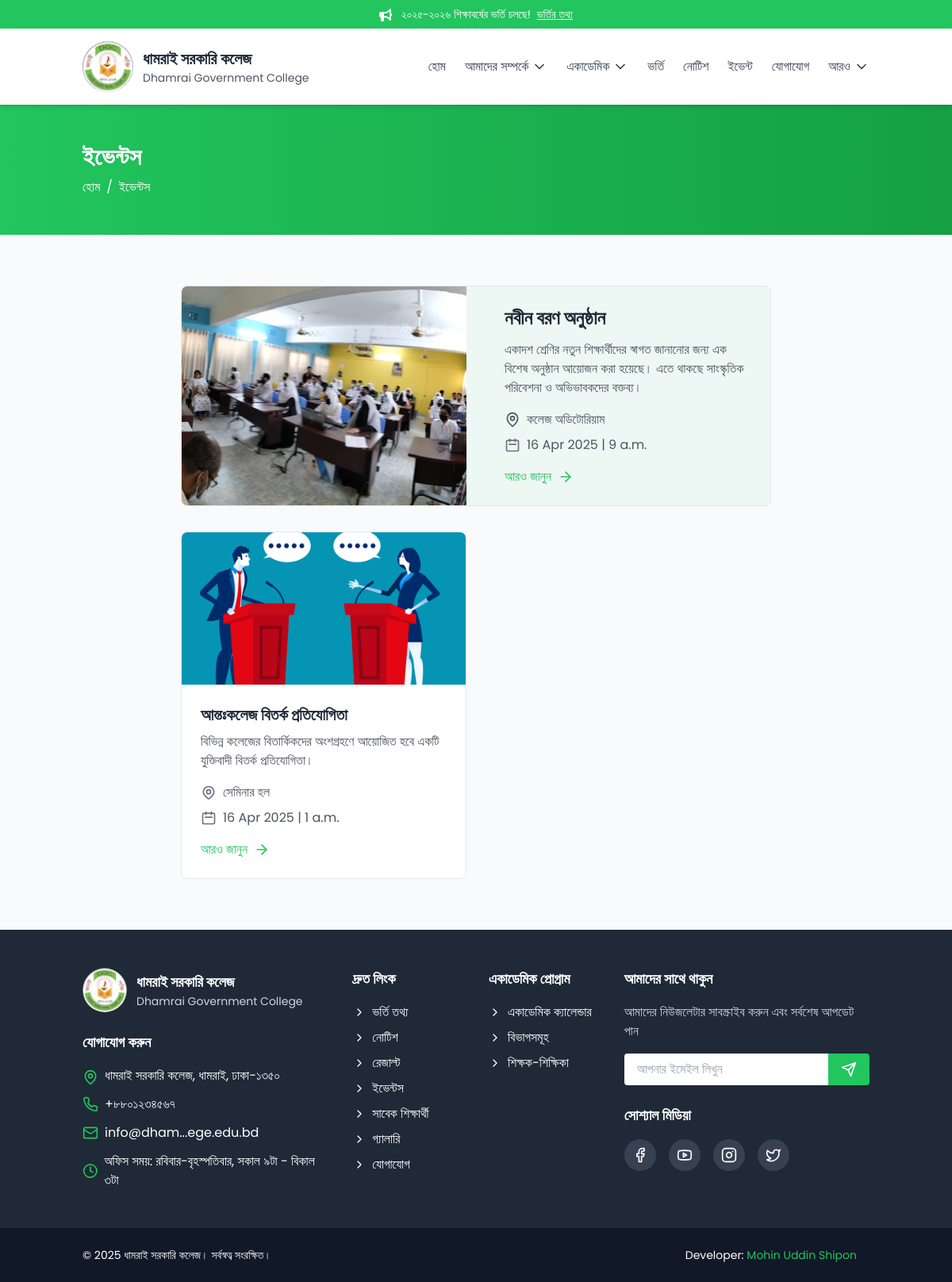
Page /events/ on the earlier database version.
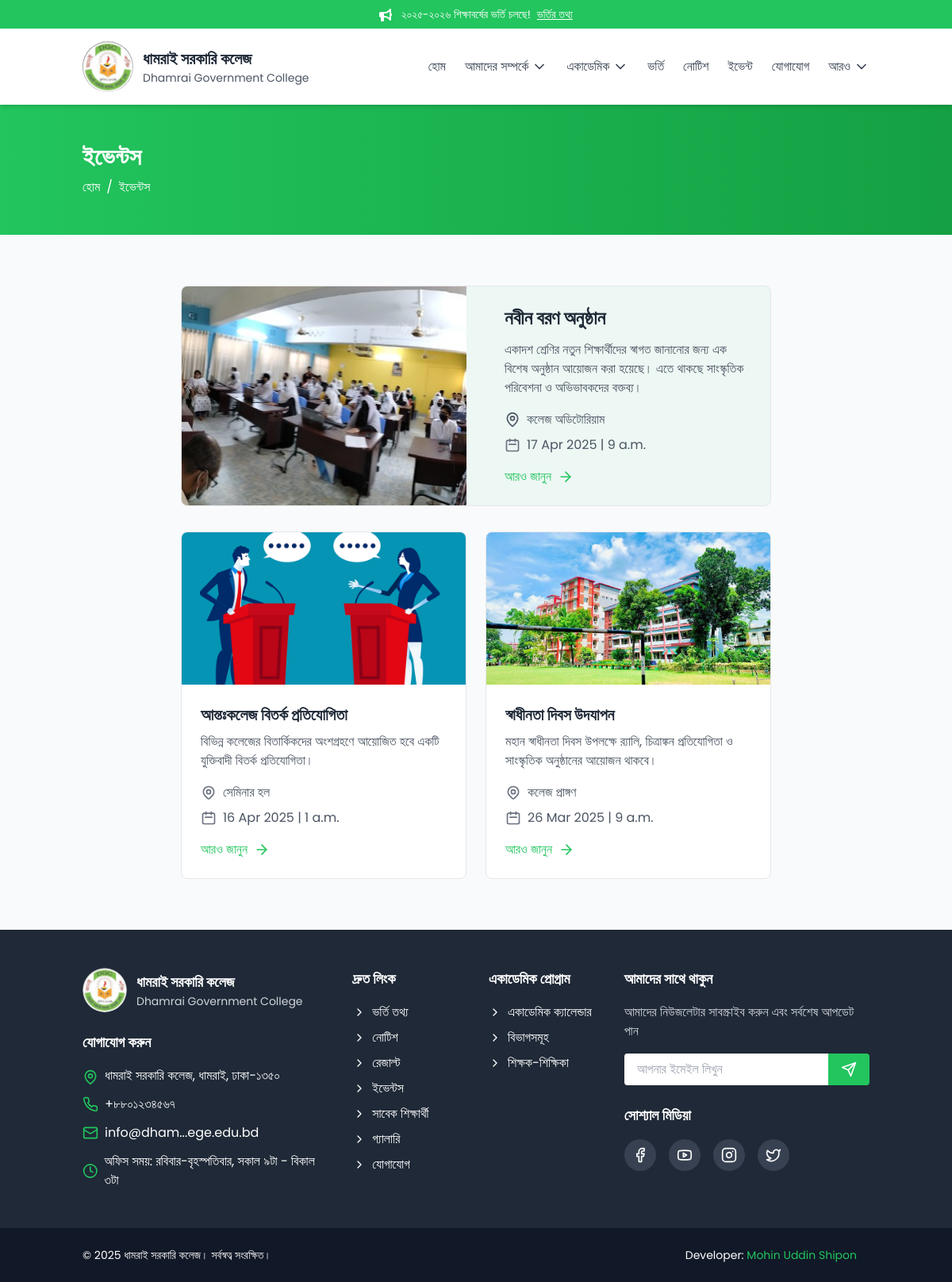
Same page on the later database version.
### core/models.py (models this page shows, shortened)
class Event(models.Model):
    title = models.CharField(max_length=200)
    description = models.TextField()
    date = models.DateField()
    time = models.TimeField(null=True, blank=True)
    location = models.CharField(max_length=100)
    image = models.ImageField(upload_to='events/', null=True, blank=True)
    is_featured = models.BooleanField(default=False)
    slug = models.SlugField(unique=True, blank=True)
    class Meta:
        ordering = ['-date']

### core/views.py (the view)
# urls.py: path('events/', views.EventListView.as_view(), name='events'),
class EventListView(ListView):
    model = Event
    template_name = 'events.html'
    context_object_name = 'events'
    paginate_by = 10
    def get_context_data(self, **kwargs):
        context = super().get_context_data(**kwargs)
        context['featured_event'] = Event.objects.filter(is_featured=True).order_by('-time').first()
        context['events'] = Event.objects.all().exclude(id=context['featured_event'].id)
        return context

### templates/events.html (shortened to what the changed rows need)
{% extends "base.html" %}
{% block content %}
<div class="bg-gradient-to-r from-primary to-primary-dark text-white py-12">
    <div class="container mx-auto px-4">
        <h1 class="text-3xl font-bold mb-2">ইভেন্টস</h1>
    </div>
</div>
<section class="py-16 bg-gray-50">
    <div class="container mx-auto px-4">
        <div class="flex flex-col lg:flex-row gap-8">
            <div class="lg:w-3/4 mx-auto">
                {% if featured_event %}
                <div class="bg-primary/5 border border-gray-200 rounded-lg mb-8 overflow-hidden hover:border-primary transition-all duration-300">
                    <div class="grid md:grid-cols-2 gap-6">
                        <div class="overflow-hidden">
                            <img class="h-full object-cover" src="{{ featured_event.image.url }}" alt="{{ featured_event.title }}">
                        </div>
                        <div class="p-6 flex flex-col justify-between">
                            <div>
                                <h3 class="text-2xl font-bold text-gray-800 mb-3">{{ featured_event.title }}</h3>
                                <p class="text-gray-600 mb-4">{{ featured_event.description|truncatewords:40 }}</p>
                                <div class="space-y-2 text-gray-600 mb-4">
                                    <div class="flex items-center">
                                        <span>{{ featured_event.location }}</span>
                                    </div>
                                    <div class="flex items-center">
                                        <svg class="text-gray-500 mr-2" fill="none" stroke="currentColor" width="20" height="20" viewBox="0 0 24 24" xmlns="http://www.w3.org/2000/svg">
                                            <path stroke-linecap="round" stroke-linejoin="round" stroke-width="2" d="M8 7V3m8 4V3m-9 8h10M5 21h14a2 2 0 002-2V7a2 2 0 00-2-2H5a2 2 0 00-2 2v12a2 2 0 002 2z"></path>
                                        </svg>
                                        <span>{{ featured_event.date|date:"d M Y" }} | {{ featured_event.time }}</span>
                                    </div>
                                </div>
                            </div>
                            <a href="{% url 'core:event_detail' featured_event.slug %}" class="text-primary flex items-center group hover:text-primary-dark transition-colors duration-200">
                                আরও জানুন
                            </a>
                        </div>
                    </div>
                </div>
                {% endif %}
                <div class="grid grid-cols-1 md:grid-cols-2 gap-6">
                    {% for event in events %}
                    <div class="bg-white border border-gray-200 rounded-lg overflow-hidden">
                        <img class="w-full h-48 object-cover" src="{{ event.image.url }}" alt="{{ event.title }}">
                        <div class="p-6">
                            <h2 class="text-xl font-bold text-gray-800 mb-2">{{ event.title }}</h2>
                            <p class="text-gray-600 mb-4">{{ event.description|truncatewords:30 }}</p>
                            <div class="space-y-2 text-gray-600">
                                <div class="flex items-center">
                                    <span>{{ event.location }}</span>
                                </div>
                                <div class="flex items-center">
                                    <svg class="text-gray-500 mr-2" fill="none" stroke="currentColor" width="20" height="20" viewBox="0 0 24 24" xmlns="http://www.w3.org/2000/svg">
                                        <path stroke-linecap="round" stroke-linejoin="round" stroke-width="2" d="M8 7V3m8 4V3m-9 8h10M5 21h14a2 2 0 002-2V7a2 2 0 00-2-2H5a2 2 0 00-2 2v12a2 2 0 002 2z"></path>
                                    </svg>
                                    <span>{{ event.date|date:"d M Y" }} | {{ event.time }}</span>
                                </div>
                            </div>
                            <a href="{% url 'core:event_detail' event.slug %}" class="mt-4 text-primary flex items-center group hover:text-primary-dark transition-colors duration-200">
                                আরও জানুন
                            </a>
                        </div>
                    </div>
                    {% empty %}
                    <p class="text-gray-600 col-span-2 text-center">কোনো ইভেন্ট পাওয়া যায়নি।</p>
                    {% endfor %}
                </div>
            </div>
        </div>
    </div>
</section>
{% endblock %}

Differences in the rows shown:
changed Event "নবীন বরণ অনুষ্ঠান": date "16 Apr 2025" → "17 Apr 2025"
added Event: image (picture), title "স্বাধীনতা দিবস উদযাপন", description "মহান স্বাধীনতা দিবস উপলক্ষে র‍্যালি, চিত্রাঙ্কন প্রতিযোগিতা ও সাংস্কৃতিক অনুষ্ঠানের আয়োজন থাকবে।", location "কলেজ প্রাঙ্গণ", date "26 Mar 2025", time "9 a.m."
